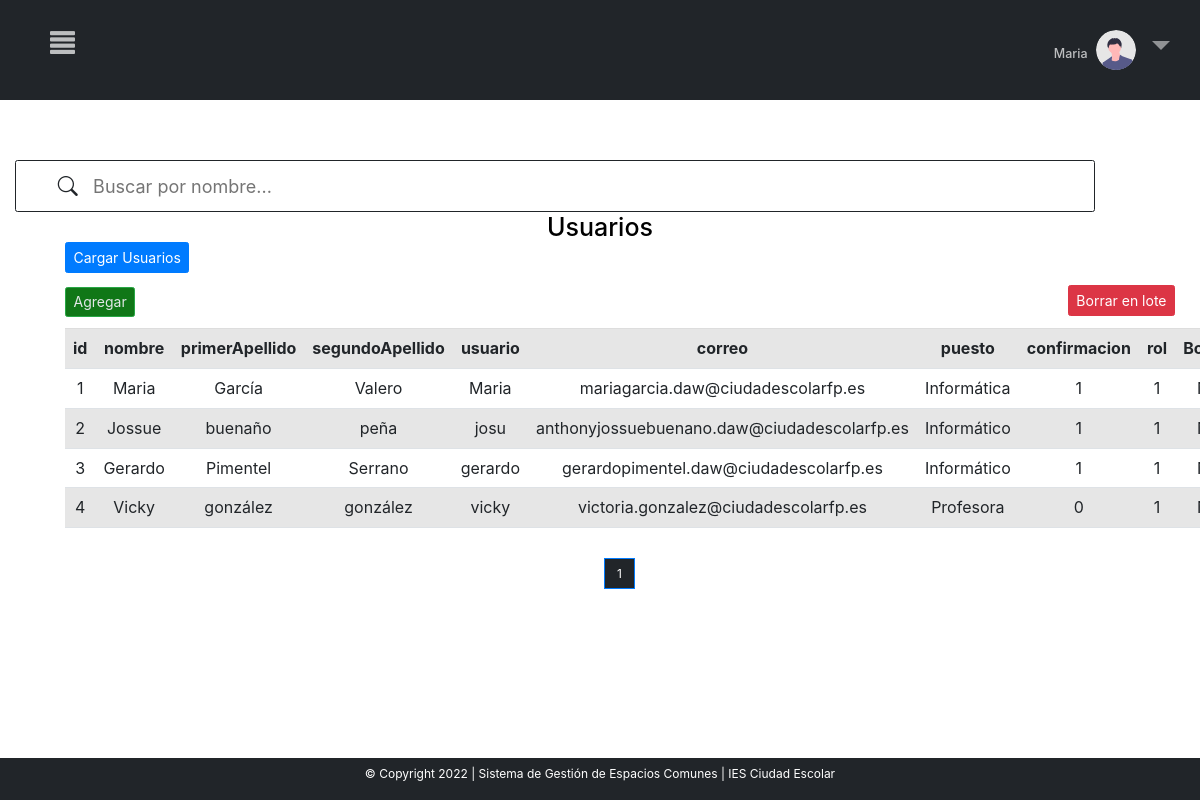
Screenshot of /MVC_proyectofinal/inicio.php?c=crudUsuarios&page=1 (signed in) with the database file from the repository.
### tables this page shows
CREATE TABLE `usuarios` (
  `id` int(11) UNSIGNED NOT NULL,
  `nombre` varchar(150) NOT NULL,
  `correo` varchar(150) NOT NULL,
  `primerApellido` varchar(50) NOT NULL,
  `segundoApellido` varchar(50) NOT NULL,
  `usuario` varchar(50) NOT NULL,
  `puesto` varchar(250) NOT NULL,
  `contra` varchar(150) NOT NULL,
  `confirmacion` tinyint(1) NOT NULL,
  `rol` int(6) UNSIGNED NOT NULL
);

### MVC_proyectofinal/controller/controller.php (called while the page is built, shortened)
<?php
require_once ("models/crud.php");
class Control{
    function __construct()
    {
        $this->crud=new Crud();
    }
    function crudUsuarios(){
        include_once ("views/crudUsuarios.php");
    }
}
?>

### MVC_proyectofinal/models/conexion.php (called while the page is built)
<?php
class Conexion{
    public function conexion(){
        try{
            $conexion=new PDO("mysql:host=localhost;dbname=sgec","root","");
            $conexion->setAttribute(PDO::ATTR_ERRMODE,PDO::ERRMODE_EXCEPTION);
            return $conexion;
        }
        catch(PDOException $e){
            echo $e->getMessage();
            return null;
        }
    }
}
?>

### MVC_proyectofinal/models/crud.php (called while the page is built, shortened)
<?php
include("conexion.php");
    ?>
    <?php
class Crud extends Conexion{
    private $conexion;
    function __construct()
    {
        $this->conexion=parent::conexion();
    }
    function crudUsuarios($opc,$iteams_pagina=null,$offset=null){
        if($opc==1){
            $sql="SELECT count(*) FROM usuarios";
            $consulta=$this->conexion->prepare($sql);
            $consulta->execute();
            $count=$consulta->fetch(PDO::FETCH_NUM);
            return $count;
        }
        elseif($opc==2){
            $sql="SELECT id, nombre, primerApellido, segundoApellido, usuario, correo, puesto, confirmacion, rol FROM usuarios ORDER BY id ASC LIMIT ".$iteams_pagina." OFFSET ".$offset."";
            $consulta=$this->conexion->prepare($sql);
            $consulta->execute();
            $consult=$consulta->fetchAll(PDO::FETCH_ASSOC);
            $keys=array_keys($consult[0]);
            return array($consult,$keys);
        }
    }
}
?>

### MVC_proyectofinal/views/crudUsuarios.php (the view, shortened to what this page needs)
<html lang="en" style="    overflow-x: hidden;">
<head>
<link rel="stylesheet" href="https://cdn.jsdelivr.net/npm/bootstrap-icons@1.8.1/font/bootstrap-icons.css">
<link rel="stylesheet" href="libs/bootstrap-5.1.3-dist/css/bootstrap.min.css">
    <link rel="stylesheet" href="libs/cssc/login&check.css">
</head>
<body style="font-size:12px !important">
<?php include "menu.php";
$count=$this->crud->crudUsuarios(1);
$iteams_pagina=6;
$total_pages=ceil($count[0]/$iteams_pagina);
$page=0;
if(isset($_GET["page"]) && !empty($_GET["page"])){
    $page=$_GET["page"];
}else{
    $page=1;
}
$offset=($page-1) * $iteams_pagina;
$result=$this->crud->crudUsuarios(2,$iteams_pagina,$offset);
?>
<div class="row" style="margin-top:5%">
<?php include "barraBusquedaUsuarios/barra.php"; ?>
                <div class="col-md-12 ">
                <h1 style="color:black; text-align:center; margin-bottom:0%; background-color:white" >Usuarios</h1>
<?php
       echo '<div class="container" style="margin-top:60px;margin:auto 50px">
       <div class="row">
                       <div class="col-md-12 ">';
                       echo "<form style='font-size:14px' action='' method='post' >
                            <input class='btn btn-primary' style='font-size:14px' type='submit' name='cargar' value='Cargar Usuarios'>
                            </form>";
        echo "<a href='?c=crudUsuarios&page=".$_GET['page']."&crear=1'><button name='crear' style='font-size:14px' class='btn btn-success'> Agregar</button></a>  ";
       echo '<div class="table-responsive-sm">
       <table class="table table-striped bg-white table-hover" style="text-align: center; margin-top:1%">';
        echo "<tr >";
        foreach($result[1] as $indice){
            echo "<th>".$indice."</th>";
        }
        echo "<th>Borrar</th>";
        echo "</tr>";
        ?>
<form style='font-size:14px' action="?c=borrarUsuarios&pag=<?php echo $_GET["page"]?>" method="post">
<input type='submit' name='borrar' value='Borrar en lote' class='btn btn-danger' style="float:right;   margin-top: -43px; font-size:14px " >
<?php
        foreach($result[0] as $indice=>$dato){
            foreach($dato as $x=>$y){
                    echo "<td>".$y."</td>";
            }
            ?>
            <?php if($dato["rol"]==1){?>
            <td>No</td>
            <?php  }else{?>
            <td><input type="checkbox" name="eliminar[]" value="<?php echo $dato["id"]?>">
            <a class="btn btn-danger"  href="?c=borrarUsuarios&id=<?php echo $dato["id"] ?>&pag=<?php echo $_GET["page"]?>"><i class="bi bi-trash"></i></a>
            </td>
            <?php }?>
            <?php
            }
        ?>
           </table>
        </div>
        </div>
 <?php
echo "<br>";
?>
<div style="margin-bottom: 100px;
    display: flex;
    justify-content: center">
    <nav aria-label="...">
		<ul class="pagination">
            <li class="page-item active" >
				<?php for($i=0;$i<=$total_pages;$i++):
                    if($i==$_GET["page"]){
                    ?>
                    <a class="page-link" style="color: white!important;
                    background-color: #212529!important;" href="inicio.php?c=crudUsuarios&page=<?php echo $_GET['page']?>"><?php echo $i ?></a>
                    </li>
				<?php }
                endfor ?>
		</ul>
    </nav>
</div>
</body>
</html>

### MVC_proyectofinal/inicio.php
<?php
include_once("controller/controller.php");
$control=new Control();
if(!isset($_REQUEST['c'])){
    $control->home();
}else{
    $action=$_REQUEST['c'];
    call_user_func(array($control,$action));
}
?>

### MVC_proyectofinal/views/menu.php (shortened to what this page needs)
<!DOCTYPE html>
<html lang="en" style="    overflow-x: hidden;">
<head>
<link rel="stylesheet" href="https://cdn.jsdelivr.net/npm/bootstrap-icons@1.8.1/font/bootstrap-icons.css">
<link href="https://cdn.jsdelivr.net/npm/bootstrap@5.1.3/dist/css/bootstrap.min.css" rel="stylesheet">
    <link rel="stylesheet" href="libs/bootstrap-5.1.3-dist/css/bootstrap.min.css">
    <link rel="stylesheet" href="libs/css/estilos.css">
<link rel="stylesheet" href="https://maxcdn.bootstrapcdn.com/bootstrap/3.3.7/css/bootstrap.min.css">
</head>
<body style="font-size:12px !important">
<div class="nav">
<span onclick="openNav()" class="menu">
<span class="glyphicon glyphicon-align-justify"></span>
</span>
<li class="nav-item dropdown no-arrow">
        <a class="nav-link dropdown-toggle" id="userDropdown" role="button"
            data-toggle="dropdown" aria-haspopup="true" aria-expanded="false">
            <h5 style="color: rgba(255, 255, 255, 0.7); display:inline-block" ><?php echo $_SESSION['nombre'];?></h5>
            <img class="img-profile rounded-circle" style="width:40px"
                src="libs/img/undraw_profile.svg" alt="avatar">
        </a>
    </li>
</div>
   <div class="footer">
       <p>© Copyright 2022 | Sistema de Gestión de Espacios Comunes | IES Ciudad Escolar</p>
</div>
</body>
</html>

### MVC_proyectofinal/views/barraBusquedaUsuarios/barra.php (shortened to what this page needs)
<html lang="en" style="    overflow-x: hidden;">
<head>
    <link rel="stylesheet" href="libs/bootstrap-5.1.3-dist/css/bootstrap.min.css">
    <link rel="stylesheet" href="libs/css/estilos.css">
    <link rel="stylesheet" href="https://cdn.jsdelivr.net/npm/bootstrap-icons@1.3.0/font/bootstrap-icons.css">
</head>
 <link rel="stylesheet" href="https://maxcdn.bootstrapcdn.com/bootstrap/4.0.0/css/bootstrap.min.css">
<div class="col-12" style="margin-left:15px">
<div class="rounded p-3 barra" style='border: 1px solid  #212529;'>
<i class="bi bi-search" style="font-size: 20px;padding-right: 10px;margin-left:3%;"></i>
<input type="text" id="search" placeholder="Buscar por nombre..."  style="width: 80%; font-size:18px; border:none"/>
</div>
</div>

### MVC_proyectofinal/libs/css/estilos.css (style rules this page uses)
.nav { text-align: center; }
.nav>li>a { background:none !important; font-size:30px !important }
.nav-link { color:#375458 }
th { text-align: center !important; }
li.page-item.active a.page-link { background-color: #1A3C40 !important; color:#708588 !important }
.btn.btn-success { background-color: #107717; color:#E2E7E7 }
.active, .accordion:hover { background-color: #ccc; }

### MVC_proyectofinal/views/menu.php (style rules this page uses)
body { overflow-x: hidden; }
.nav { display: flex; flex-direction: row; justify-content: center; width: 100%; background-color: #212529; padding: 20px; color: rgba(255, 255, 255, 0.5); }
li.nav-item { float: right; right: 0px; top: 0px; position: absolute !important; margin: 15px; }
.menu { position: absolute; top: 30px; left: 20px; margin:0px 15px !important; color: rgba(255, 255, 255, 0.7) !important }
.footer { background-color: #212529; position:fixed; bottom:0px; left:0px; right:0px; padding:7px; text-align:center; z-index:4; color:white; margin-top: 5% !important; }
@media only screen 
        and (min-device-width: 320px) 
        and (max-device-width: 812px) { .nav { padding:50px } }
.glyphicon { position: relative; top: 0px !important; margin-left: 15px; font-size: 25px; display: inline-block; font-family: 'Glyphicons Halflings'; font-style: normal; font-weight: 400; line-height: 1; -webkit-font-smoothing: antialiased; -moz-osx-font-smoothing: grayscale; }
body { font-family: "Lato", sans-serif; }
.dropdown { position: relative; display: inline-block; }

### MVC_proyectofinal/views/barraBusquedaUsuarios/barra.php (style rules this page uses)
.active, .accordion:hover { background-color: white; }
@media screen 
        and (min-device-width: 320px) 
        and (max-device-width: 812px) 
        and (-webkit-min-device-pixel-ratio: 1) { .barra { width: 90% !important; } }

### rows the page displays
usuarios: id "1", nombre "Maria", primerApellido "García", segundoApellido "Valero", usuario "Maria", correo "mariagarcia.daw@ciudadescolarfp.es", puesto "Informática", confirmacion "1", rol "1"
usuarios: id "2", nombre "Jossue", primerApellido "buenaño", segundoApellido "peña", usuario "josu", correo "anthonyjossuebuenano.daw@ciudadescolarfp.es", puesto "Informático", confirmacion "1", rol "1"
usuarios: id "3", nombre "Gerardo", primerApellido "Pimentel", segundoApellido "Serrano", usuario "gerardo", correo "gerardopimentel.daw@ciudadescolarfp.es", puesto "Informático", confirmacion "1", rol "1"
usuarios: id "4", nombre "Vicky", primerApellido "gonzález", segundoApellido "gonzález", usuario "vicky", correo "victoria.gonzalez@ciudadescolarfp.es", puesto "Profesora", confirmacion "0", rol "1"

### other values shown
$_SESSION['nombre'] "Maria"
$indice "id"
$indice "nombre"
$indice "primerApellido"
$indice "segundoApellido"
$indice "usuario"
$indice "correo"
$indice "puesto"
$indice "confirmacion"
$indice "rol"
